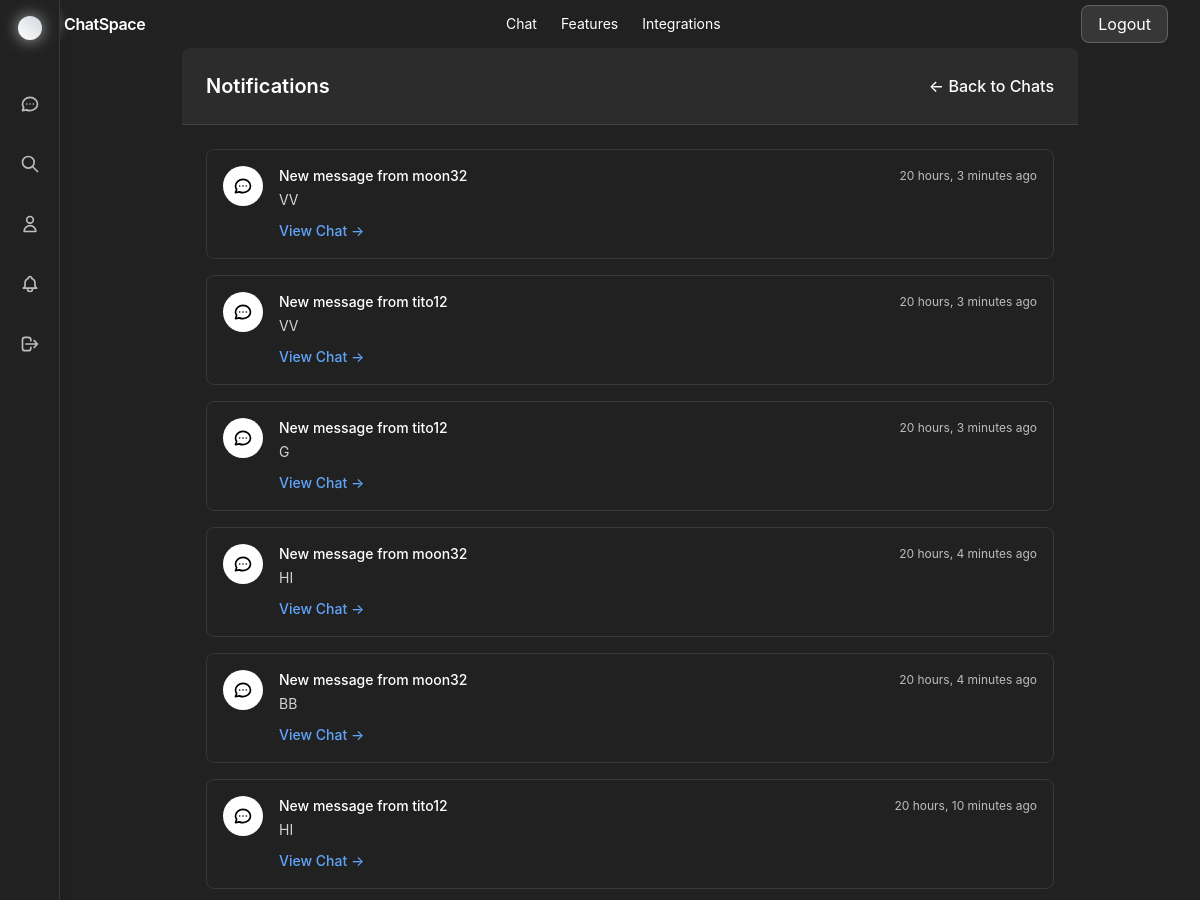
Page /notifications/ (signed in, upper part) on the earlier database version.
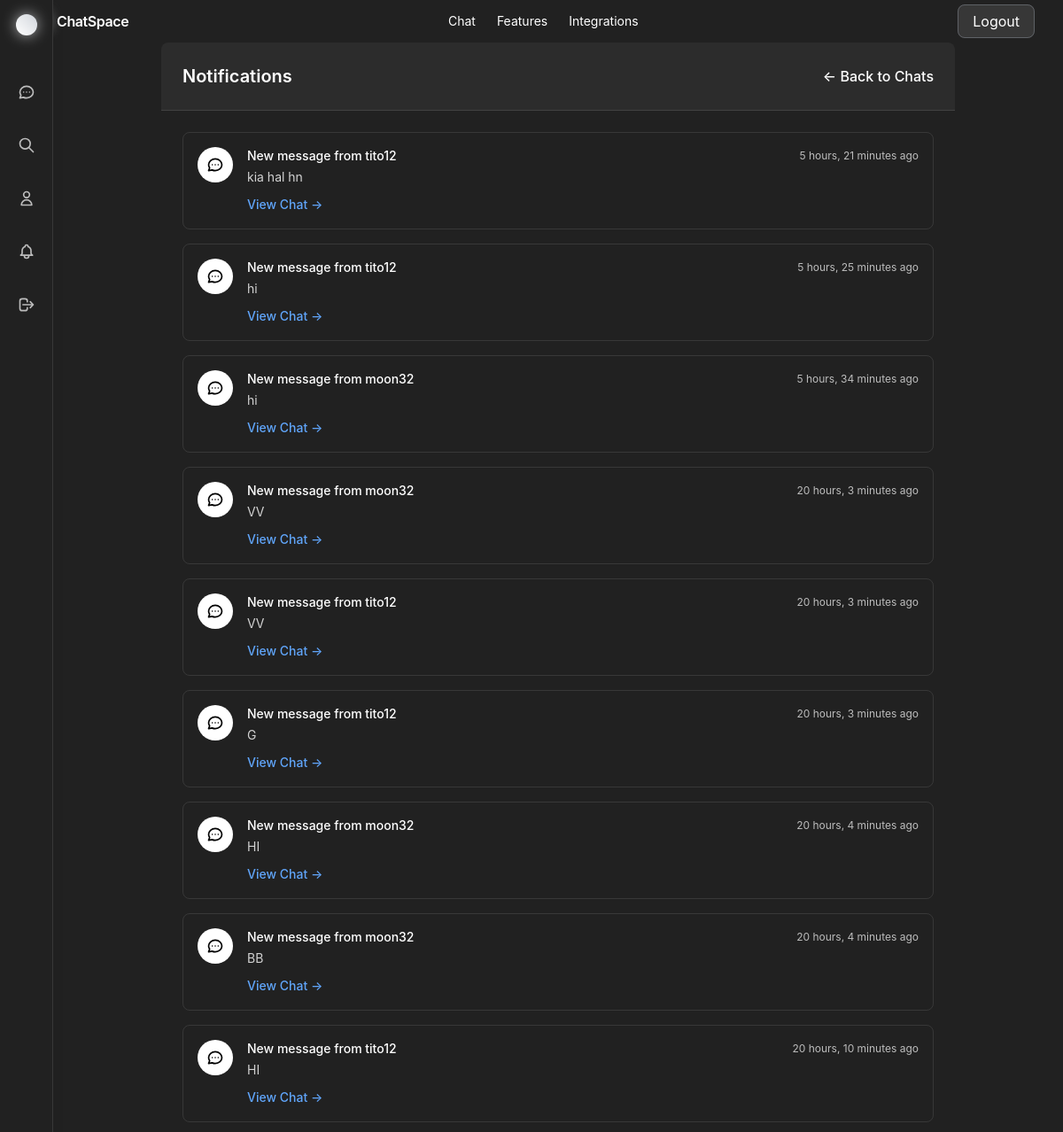
Same page on the later database version.
### app1/models.py (models this page shows, shortened)
class Notification(models.Model):
    NOTIFICATION_TYPE_CHOICES = [
        ('message', 'New Message'),
        ('mention', 'Mention'),
        ('group_invite', 'Group Invite'),
        ('call', 'Call'),
    ]
    id = models.UUIDField(primary_key=True, default=uuid.uuid4, editable=False)
    user = models.ForeignKey(User, on_delete=models.CASCADE, related_name='notifications')
    notification_type = models.CharField(max_length=20, choices=NOTIFICATION_TYPE_CHOICES)
    title = models.CharField(max_length=100)
    message = models.TextField()
    is_read = models.BooleanField(default=False)
    created_at = models.DateTimeField(auto_now_add=True)
    related_message = models.ForeignKey(Message, on_delete=models.CASCADE, blank=True, null=True)
    related_room = models.ForeignKey(ChatRoom, on_delete=models.CASCADE, blank=True, null=True)
    class Meta:
        db_table = 'notifications'
        ordering = ['-created_at']

### app1/views.py (the view)
# urls.py: path('notifications/', views.notifications, name='notifications'),
@login_required
def notifications(request):
    notifications = Notification.objects.filter(user=request.user).order_by('-created_at')
    unread_notifications = notifications.filter(is_read=False)
    for notification in unread_notifications:
        notification.is_read = True
        notification.save()
    return render(request, 'app1/notifications.html', {'notifications': notifications})

### app1/context_processors.py (called while the page is built)
def notifications_context(request):
    if request.user.is_authenticated:
        return {
            'notifications': Notification.objects.filter(user=request.user).order_by('-created_at')[:10]
        }
    return {}

### app1/templates/app1/notifications.html (shortened to what this page needs)
{% extends 'app1/base.html' %}
{% block content %}
<div class="max-w-4xl mx-auto h-auto py-12">
    <div class="rounded-lg overflow-hidden glass">
        <div class="p-6 bg-white/5 border-b border-white/10">
            <div class="flex items-center justify-between">
                <h2 class="text-xl font-semibold text-white">Notifications</h2>
                <a href="{% url 'chat_list' %}" class="text-white hover:text-white font-medium">
                    ← Back to Chats
                </a>
            </div>
        </div>
        <div class="p-6">
            {% if notifications %}
                <div class="space-y-4">
                    {% for notification in notifications %}
                    <div class="flex items-start space-x-4 p-4 border border-white/10 rounded-lg {% if not notification.is_read %}bg-white/10{% else %}hover:bg-white/5{% endif %}">
                        <div class="flex-shrink-0">
                            {% if notification.notification_type == 'message' %}
                                <div class="w-10 h-10 bg-white rounded-full flex items-center justify-center text-black">
                                    <svg class="w-5 h-5" fill="none" stroke="currentColor" viewBox="0 0 24 24">
                                        <path stroke-linecap="round" stroke-linejoin="round" stroke-width="2" d="M8 12h.01M12 12h.01M16 12h.01M21 12c0 4.418-4.03 8-9 8a9.863 9.863 0 01-4.255-.949L3 20l1.395-3.72C3.512 15.042 3 13.574 3 12c0-4.418 4.03-8 9-8s9 3.582 9 8z"></path>
                                    </svg>
                                </div>
                            {% endif %}
                        </div>
                        <div class="flex-1 min-w-0">
                            <div class="flex items-center justify-between">
                                <h3 class="text-sm font-medium text-white">{{ notification.title }}</h3>
                                <div class="flex items-center space-x-2">
                                    <span class="text-xs text-white/70">{{ notification.created_at|timesince }} ago</span>
                                </div>
                            </div>
                            <p class="text-sm text-white/80 mt-1">{{ notification.message }}</p>
                            {% if notification.related_room %}
                                <div class="mt-2">
                                    <a href="{% url 'chat_room' notification.related_room.id %}"
                                       class="text-sm text-blue-400 hover:text-blue-300 font-medium">
                                        View Chat →
                                    </a>
                                </div>
                            {% endif %}
                        </div>
                    </div>
                    {% endfor %}
                </div>
            {% endif %}
        </div>
    </div>
</div>
{% endblock %}

Differences in the rows shown:
added Notification: notification_type "message" (drawn), title "New message from tito12", created_at "5 hours, 21 minutes", message "kia hal hn", shows "View Chat →"
added Notification: notification_type "message" (drawn), title "New message from tito12", created_at "5 hours, 25 minutes", message "hi", shows "View Chat →"
added Notification: notification_type "message" (drawn), title "New message from moon32", created_at "5 hours, 34 minutes", message "hi", shows "View Chat →"
